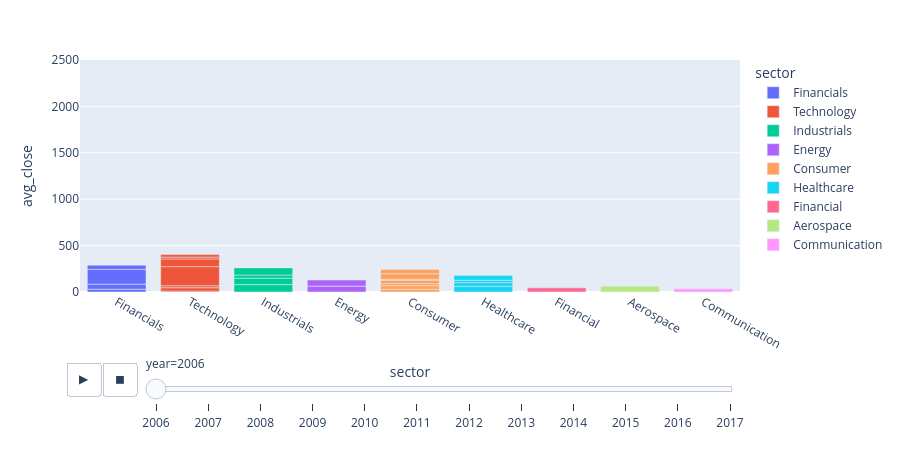

The notebook cell saved with this chart:
### Markdown cell above
## Stock data

### Code cell
import plotly.express as px
import pandas as pd
import os

# HTML Full Output Path
output_filename = "animated_bar_chart.html"
full_path = os.path.join(os.getcwd(), output_filename)


# Stock Data origin
# Licensed CC0: public domain
# https://www.kaggle.com/datasets/szrlee/stock-time-series-20050101-to-20171231

# load DataFrame: all_stocks_2006-01-01_to_2018-01-01.csv
df_stocks = pd.read_csv('../data/all_stocks_2006-01-01_to_2018-01-01.csv',comment='#')
df_stocks['Date'] = pd.to_datetime(df_stocks['Date'])
df_stocks['year'] = df_stocks['Date'].dt.year

# load DataFrame sector/company data
df_sectors = pd.read_csv('../data/stock_sector_company.csv',comment='#')

# create new DataFrame: merge stock data with sector/company data based on matching 'Name' to 'stock'
# like a SQL left join - all records from df_stocks are kept and matching records from df_sectors are added
df_merged = pd.merge(df_stocks, df_sectors, left_on='Name', right_on='stock', how='left')


# create new DataFrame: group values by year, stock, sector, company and get averages 
df_yearly = df_merged.groupby(['year','stock','sector','company'])[['Close', 'Volume','Open','High','Low']].mean().reset_index()

# rename numeric data to note that they are averages per year now
df_yearly.rename(columns={'Close': 'avg_close', 'Volume':'avg_volume', 'Open': 'avg_open','High': 'avg_high','Low':'avg_low'}, inplace=True)

# print(df_yearly['avg_close'].min(), df_yearly['avg_close'].max())
# for i in range(5):
#     print(df_yearly['year'][i],df_yearly['stock'][i],df_yearly['sector'][i],df_yearly['company'][i])
          
# create plotly figure using Express
fig = px.bar(df_yearly, 
             x='sector', 
             y='avg_close', 
             color='sector',
             animation_frame="year", 
             animation_group="stock", 
             range_y=[0,2500],
             hover_data=['stock','company'])

fig.update_layout(
            hoverlabel=
            dict(
             font_color="white"
            ) 
)

# provide animation duration and figure height
fig.update_layout(transition = {'duration': 2000}, height=450)

fig.show()
fig.write_html(full_path)

### Figure 1 — Plotly figure (JSON) as saved in the notebook; plotly's stock layout.template omitted (floating-point values rounded to 4 significant figures)
{"data": [{"customdata": [["AABA", "Altaba"], ["AXP", "American Express Company"], ["GS", "Goldman Sachs Group Inc."], ["JPM", "JPMorgan Chase & Co."]], "hovertemplate": "sector=%{x}<br>year=2006<br>avg_close=%{y}<br>stock=%{customdata[0]}<br>company=%{customdata[1]}<extra></extra>", "ids": ["AABA", "AXP", "GS", "JPM"], "legendgroup": "Financials", "marker": {"color": "#636efa", "pattern": {"shape": ""}}, "name": "Financials", "orientation": "v", "showlegend": true, "textposition": "auto", "type": "bar", "x": ["Financials", "Financials", "Financials", "Financials"], "xaxis": "x", "y": [29.95, 54.41, 160.3, 43.93], "yaxis": "y"}, {"customdata": [["AAPL", "Apple Inc."], ["AMZN", "Amazon.com Inc."], ["CSCO", "Cisco Systems Inc."], ["GOOGL", "Alphabet Inc."], ["IBM", "International Business Machines Corporation"], ["INTC", "Intel Corporation"], ["MSFT", "Microsoft Corporation"]], "hovertemplate": "sector=%{x}<br>year=2006<br>avg_close=%{y}<br>stock=%{customdata[0]}<br>company=%{customdata[1]}<extra></extra>", "ids": ["AAPL", "AMZN", "CSCO", "GOOGL", "IBM", "INTC", "MSFT"], "legendgroup": "Technology", "marker": {"color": "#EF553B", "pattern": {"shape": ""}}, "name": "Technology", "orientation": "v", "showlegend": true, "textposition": "auto", "type": "bar", "x": ["Technology", "Technology", "Technology", "Technology", "Technology", "Technology", "Technology"], "xaxis": "x", "y": [10.12, 35.91, 21.61, 205.8, 83.11, 19.96, 26.29], "yaxis": "y"}, {"customdata": [["BA", "Boeing Company"], ["CAT", "Caterpillar Inc."], ["GE", "General Electric Company"], ["MMM", "3M Company"]], "hovertemplate": "sector=%{x}<br>year=2006<br>avg_close=%{y}<br>stock=%{customdata[0]}<br>company=%{customdata[1]}<extra></extra>", "ids": ["BA", "CAT", "GE", "MMM"], "legendgroup": "Industrials", "marker": {"color": "#00cc96", "pattern": {"shape": ""}}, "name": "Industrials", "orientation": "v", "showlegend": true, "textposition": "auto", "type": "bar", "x": ["Industrials", "Industrials", "Industrials", "Industrials"], "xaxis": "x", "y": [79.95, 68.71, 34.35, 76.91], "yaxis": "y"}, {"customdata": [["CVX", "Chevron Corporation"], ["XOM", "Exxon Mobil Corporation"]], "hovertemplate": "sector=%{x}<br>year=2006<br>avg_close=%{y}<br>stock=%{customdata[0]}<br>company=%{customdata[1]}<extra></extra>", "ids": ["CVX", "XOM"], "legendgroup": "Energy", "marker": {"color": "#ab63fa", "pattern": {"shape": ""}}, "name": "Energy", "orientation": "v", "showlegend": true, "textposition": "auto", "type": "bar", "x": ["Energy", "Energy"], "xaxis": "x", "y": [63.07, 65.35], "yaxis": "y"}, {"customdata": [["DIS", "Walt Disney Company"], ["HD", "Home Depot Inc."], ["KO", "Coca-Cola Company"], ["MCD", "McDonald's Corporation"], ["NKE", "Nike Inc."], ["PG", "Procter & Gamble Co."], ["WMT", "Walmart Inc."]], "hovertemplate": "sector=%{x}<br>year=2006<br>avg_close=%{y}<br>stock=%{customdata[0]}<br>company=%{customdata[1]}<extra></extra>", "ids": ["DIS", "HD", "KO", "MCD", "NKE", "PG", "WMT"], "legendgroup": "Consumer", "marker": {"color": "#FFA15A", "pattern": {"shape": ""}}, "name": "Consumer", "orientation": "v", "showlegend": true, "textposition": "auto", "type": "bar", "x": ["Consumer", "Consumer", "Consumer", "Consumer", "Consumer", "Consumer", "Consumer"], "xaxis": "x", "y": [29.57, 38.26, 21.94, 36.79, 10.66, 59.52, 46.63], "yaxis": "y"}, {"customdata": [["JNJ", "Johnson & Johnson"], ["MRK", "Merck & Co. Inc."], ["PFE", "Pfizer Inc."], ["UNH", "UnitedHealth Group Incorporated"]], "hovertemplate": "sector=%{x}<br>year=2006<br>avg_close=%{y}<br>stock=%{customdata[0]}<br>company=%{customdata[1]}<extra></extra>", "ids": ["JNJ", "MRK", "PFE", "UNH"], "legendgroup": "Healthcare", "marker": {"color": "#19d3f3", "pattern": {"shape": ""}}, "name": "Healthcare", "orientation": "v", "showlegend": true, "textposition": "auto", "type": "bar", "x": ["Healthcare", "Healthcare", "Healthcare", "Healthcare"], "xaxis": "x", "y": [62.21, 38.29, 25.68, 51.03], "yaxis": "y"}, {"customdata": [["TRV", "Travelers Companies Inc."]], "hovertemplate": "sector=%{x}<br>year=2006<br>avg_close=%{y}<br>stock=%{customdata[0]}<br>company=%{customdata[1]}<extra></extra>", "ids": ["TRV"], "legendgroup": "Financial", "marker": {"color": "#FF6692", "pattern": {"shape": ""}}, "name": "Financial", "orientation": "v", "showlegend": true, "textposition": "auto", "type": "bar", "x": ["Financial"], "xaxis": "x", "y": [45.87], "yaxis": "y"}, {"customdata": [["UTX", "United Technologies Corporation"]], "hovertemplate": "sector=%{x}<br>year=2006<br>avg_close=%{y}<br>stock=%{customdata[0]}<br>company=%{customdata[1]}<extra></extra>", "ids": ["UTX"], "legendgroup": "Aerospace", "marker": {"color": "#B6E880", "pattern": {"shape": ""}}, "name": "Aerospace", "orientation": "v", "showlegend": true, "textposition": "auto", "type": "bar", "x": ["Aerospace"], "xaxis": "x", "y": [61.62], "yaxis": "y"}, {"customdata": [["VZ", "Verizon Communications Inc."]], "hovertemplate": "sector=%{x}<br>year=2006<br>avg_close=%{y}<br>stock=%{customdata[0]}<br>company=%{customdata[1]}<extra></extra>", "ids": ["VZ"], "legendgroup": "Communication", "marker": {"color": "#FF97FF", "pattern": {"shape": ""}}, "name": "Communication", "orientation": "v", "showlegend": true, "textposition": "auto", "type": "bar", "x": ["Communication"], "xaxis": "x", "y": [34.05], "yaxis": "y"}], "layout": {"barmode": "relative", "height": 450, "hoverlabel": {"font": {"color": "white"}}, "legend": {"title": {"text": "sector"}, "tracegroupgap": 0}, "margin": {"t": 60}, "sliders": [{"active": 0, "currentvalue": {"prefix": "year="}, "len": 0.9, "pad": {"b": 10, "t": 60}, "steps": [{"args": [["2006"], {"frame": {"duration": 0, "redraw": true}, "fromcurrent": true, "mode": "immediate", "transition": {"duration": 0, "easing": "linear"}}], "label": "2006", "method": "animate"}, {"args": [["2007"], {"frame": {"duration": 0, "redraw": true}, "fromcurrent": true, "mode": "immediate", "transition": {"duration": 0, "easing": "linear"}}], "label": "2007", "method": "animate"}, {"args": [["2008"], {"frame": {"duration": 0, "redraw": true}, "fromcurrent": true, "mode": "immediate", "transition": {"duration": 0, "easing": "linear"}}], "label": "2008", "method": "animate"}, {"args": [["2009"], {"frame": {"duration": 0, "redraw": true}, "fromcurrent": true, "mode": "immediate", "transition": {"duration": 0, "easing": "linear"}}], "label": "2009", "method": "animate"}, {"args": [["2010"], {"frame": {"duration": 0, "redraw": true}, "fromcurrent": true, "mode": "immediate", "transition": {"duration": 0, "easing": "linear"}}], "label": "2010", "method": "animate"}, {"args": [["2011"], {"frame": {"duration": 0, "redraw": true}, "fromcurrent": true, "mode": "immediate", "transition": {"duration": 0, "easing": "linear"}}], "label": "2011", "method": "animate"}, {"args": [["2012"], {"frame": {"duration": 0, "redraw": true}, "fromcurrent": true, "mode": "immediate", "transition": {"duration": 0, "easing": "linear"}}], "label": "2012", "method": "animate"}, {"args": [["2013"], {"frame": {"duration": 0, "redraw": true}, "fromcurrent": true, "mode": "immediate", "transition": {"duration": 0, "easing": "linear"}}], "label": "2013", "method": "animate"}, {"args": [["2014"], {"frame": {"duration": 0, "redraw": true}, "fromcurrent": true, "mode": "immediate", "transition": {"duration": 0, "easing": "linear"}}], "label": "2014", "method": "animate"}, {"args": [["2015"], {"frame": {"duration": 0, "redraw": true}, "fromcurrent": true, "mode": "immediate", "transition": {"duration": 0, "easing": "linear"}}], "label": "2015", "method": "animate"}, {"args": [["2016"], {"frame": {"duration": 0, "redraw": true}, "fromcurrent": true, "mode": "immediate", "transition": {"duration": 0, "easing": "linear"}}], "label": "2016", "method": "animate"}, {"args": [["2017"], {"frame": {"duration": 0, "redraw": true}, "fromcurrent": true, "mode": "immediate", "transition": {"duration": 0, "easing": "linear"}}], "label": "2017", "method": "animate"}], "x": 0.1, "xanchor": "left", "y": 0, "yanchor": "top"}], "transition": {"duration": 2000}, "updatemenus": [{"buttons": [{"args": [null, {"frame": {"duration": 500, "redraw": true}, "fromcurrent": true, "mode": "immediate", "transition": {"duration": 500, "easing": "linear"}}], "label": "&#9654;", "method": "animate"}, {"args": [[null], {"frame": {"duration": 0, "redraw": true}, "fromcurrent": true, "mode": "immediate", "transition": {"duration": 0, "easing": "linear"}}], "label": "&#9724;", "method": "animate"}], "direction": "left", "pad": {"r": 10, "t": 70}, "showactive": false, "type": "buttons", "x": 0.1, "xanchor": "right", "y": 0, "yanchor": "top"}], "xaxis": {"anchor": "y", "categoryarray": ["Financials", "Technology", "Industrials", "Energy", "Consumer", "Healthcare", "Financial", "Aerospace", "Communication"], "categoryorder": "array", "domain": [0, 1], "title": {"text": "sector"}}, "yaxis": {"anchor": "x", "domain": [0, 1], "range": [0, 2500], "title": {"text": "avg_close"}}}}
